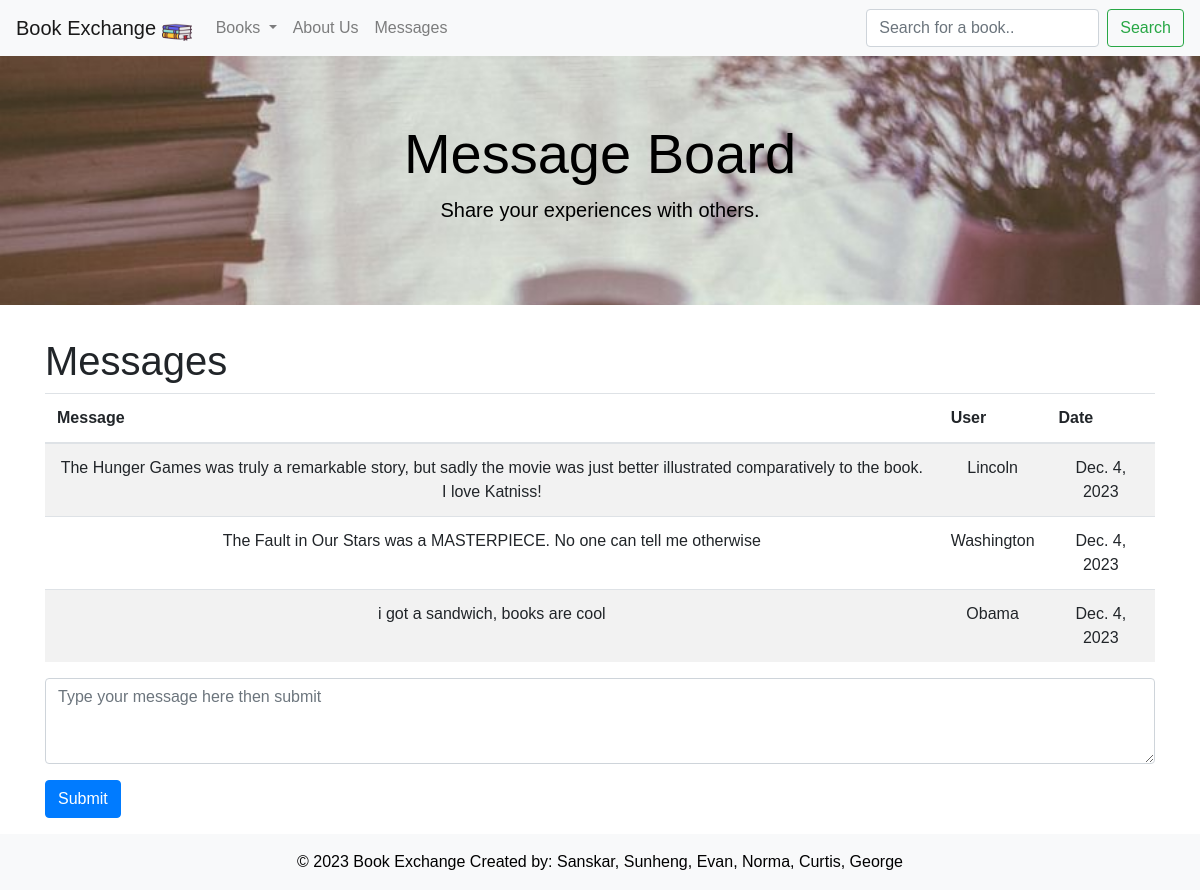
/messages (signed in), run on the app's committed database.
### bookMng/models.py (models this page shows, shortened)
class Message(models.Model):
    message = models.CharField(max_length= 500, blank=True)
    user = models.ForeignKey(User, blank=True, null=True, on_delete=models.CASCADE)
    date = models.DateField(auto_now=True)

### bookMng/views.py (the view)
# urls.py: path('messages', views.messages, name='messages'),
@login_required(login_url=reverse_lazy('login'))
def messages(request):
    submitted = False
    if request.method == 'POST':
        form = MessageForm(request.POST, request.FILES)
        if form.is_valid():
            message = form.save(commit=False)
            message.user = request.user  # Assign the user
            message.save()
            return HttpResponseRedirect('/messages?submitted=True')
    else:
        form = MessageForm()
    if 'submitted' in request.GET:
        submitted = True
    messages = Message.objects.all()
    return render(request, 'bookMng/messages.html', {
        'item_list': MainMenu.objects.all(),
        'form': form,
        'submitted': submitted,
        'messages': messages,
    })

### bookMng/forms.py
class MessageForm(ModelForm):
    class Meta:
        model = Message
        fields = [
            'message','user',
            ]

### bookEx/templates/bookMng/messages.html (shortened to what this page needs)
<!DOCTYPE html>
<html lang="en">
<head>
    {% load static %}
    <link rel="stylesheet" href="https://stackpath.bootstrapcdn.com/bootstrap/4.3.1/css/bootstrap.min.css">
    <link rel="stylesheet" href="{% static '/main.css' %}">
  <link href="https://cdn.jsdelivr.net/npm/aos@2.3.1/dist/aos.css" rel="stylesheet">
</head>
<body>
<nav class="navbar sticky-top navbar-expand-lg navbar-light bg-light">
    <a class="navbar-brand" href="{% url 'index' %}">
      Book Exchange <img src="/static/book.png" alt="" width="30" height="24" class="d-inline-block align-text-top">
    </a>
    <div class="collapse navbar-collapse" id="navbarNav">
      <ul class="navbar-nav mr-auto">
        <li class="nav-item dropdown">
          <a class="nav-link dropdown-toggle" href="{% url 'index' %}" id="navbarDropdownMenuLink" role="button" data-toggle="dropdown" aria-haspopup="true" aria-expanded="false">
            Books
          </a>
        </li>
        <li class="nav-item">
            <a class="nav-link" href="{%url 'aboutus' %}">About Us</a>
        </li>
          <li class="nav-item">
            <a class="nav-link" href="{%url 'messages' %}">Messages</a>
          </li>
      </ul>
      <form action="{% url 'search' %}" enctype="multipart/form-data" method="submit" novalidate class="form-inline my-2 my-lg-0">
        <input class="form-control mr-sm-2" type="text" placeholder="Search for a book.." name="search">
        <button class="btn btn-outline-success my-2 my-sm-0" type="submit">Search</button>
      </form>
    </div>
  </nav>
<div class="jumbotron jumbotron-fluid" data-aos="fade-down">
  <div class="container center-text">
    <h1 class="display-4">Message Board</h1>
    <p class="lead">Share your experiences with others.</p>
  </div>
</div>
{% block content %}
<div class="container">
    <h1 data-aos="fade up">Messages</h1>
    <table class="table table-striped table-hover" align="center" data-aos="fade up">
        <thead>
            <tr>
                <th>Message</th>
                <th>User</th>
                <th>Date</th>
            </tr>
        </thead>
        <tbody>
            {% for message in messages %}
            <tr>
                <td align = "center">
                    {{ message.message }}
                </td>
                <td align = "center">
                    {{ message.user }}
                </td>
                <td align = "center">
                    {{ message.date }}
                </td>
            </tr>
            {% endfor %}
        </tbody>
    </table>
    <form action="" enctype="multipart/form-data" method="post" novalidate class="mb-3" data-aos="fade up">
        <div class="form-group">
            <textarea name="message" class="form-control" rows="3" placeholder="Type your message here then submit"></textarea>
        </div>
        <button type="submit" class="btn btn-primary">Submit</button>
    </form>
</div>
{% endblock content %}
<footer class="bg-light text-center text-lg-start">
  <div class="text-center p-3">
    © 2023 Book Exchange
    Created by: Sanskar, Sunheng, Evan, Norma, Curtis, George
  </div>
</footer>
</body>
</html>

### bookEx/static/main.css (style rules this page uses)
body { font-family: 'Arial', sans-serif; }
.navbar { background-color: #f8f9fa; }
.navbar-nav .nav-item .nav-link { transition: color 0.3s; }
.jumbotron { background-image: url('booksAboutUs.jpg'); background-size: cover; color: black; }
.center-text { text-align: center; }
footer { background-color: #f8f9fa; color: black; }

### data on the page
Message: message "The Hunger Games was truly a remarkable story, but sadly the movie was just better illustrated comparatively to the book. I love Katniss!", user "Lincoln", date "Dec. 4, 2023"
Message: message "The Fault in Our Stars was a MASTERPIECE. No one can tell me otherwise", user "Washington", date "Dec. 4, 2023"
Message: message "i got a sandwich, books are cool", user "Obama", date "Dec. 4, 2023"
